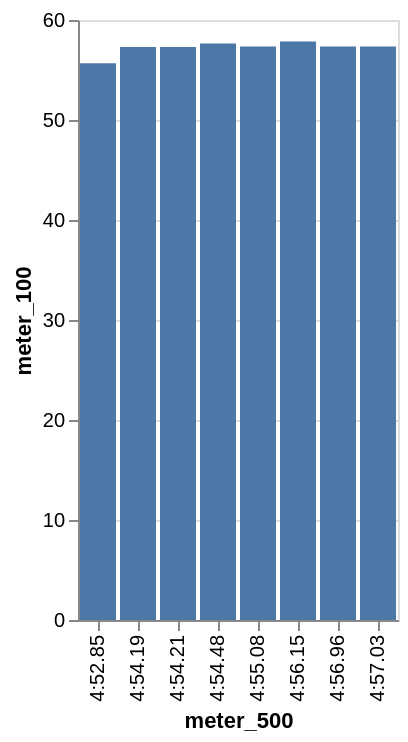

This figure's Vega-Lite source:
### Vega-Lite specification from a JSON file in a GitHub repository (floating-point values rounded to 4 significant figures)
{"data": {"values": [{"x_data": "4:52.85", "y_data": 55.67}, {"x_data": "4:54.19", "y_data": 57.31}, {"x_data": "4:54.21", "y_data": 57.31}, {"x_data": "4:54.48", "y_data": 57.66}, {"x_data": "4:55.08", "y_data": 57.35}, {"x_data": "4:56.15", "y_data": 57.84}, {"x_data": "4:56.96", "y_data": 57.34}, {"x_data": "4:57.03", "y_data": 57.34}]}, "mark": "bar", "encoding": {"x": {"field": "x_data", "type": "nominal", "title": "meter_500", "sort": "ascending"}, "y": {"field": "y_data", "type": "quantitative", "title": "meter_100"}}}
